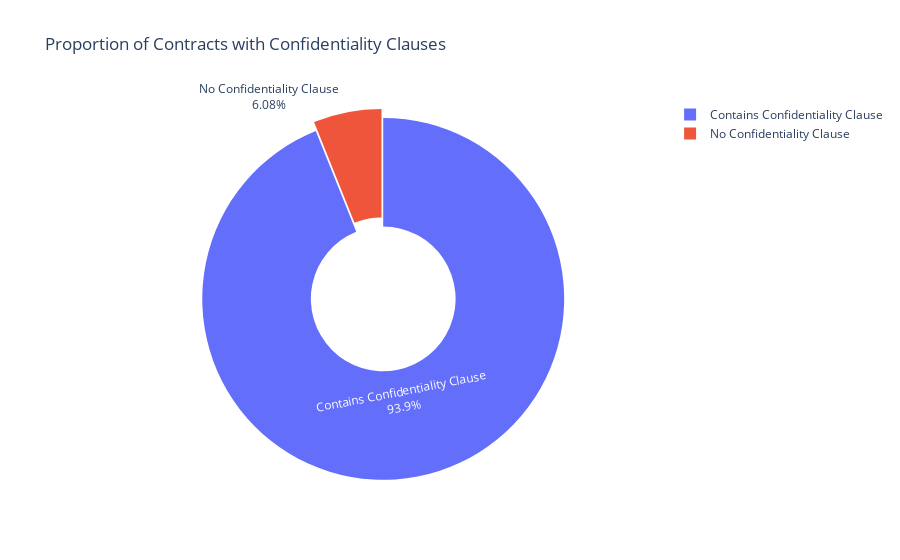

This figure's notebook cell:
### Markdown cell above
This donut chart reveals the proportion of contracts with explicit confidentiality clauses—a critical metric for compliance and data governance.

### Code cell
# --- Query to count contracts by confidentiality status ---
q_confidential_sql = f"""
SELECT
  IsConfidential,
  COUNT(*) as contract_count
FROM `{dataset_ref}.{FINAL_TABLE_ID}`
WHERE IsConfidential IS NOT NULL
GROUP BY IsConfidential;
"""
df_confidential = bq_client.query(q_confidential_sql).to_dataframe()

# Map boolean to more descriptive labels for the chart
df_confidential['Label'] = df_confidential['IsConfidential'].map({True: 'Contains Confidentiality Clause', False: 'No Confidentiality Clause'})

# --- Create the donut chart ---
fig_confidential = px.pie(
    df_confidential,
    names='Label',
    values='contract_count',
    title='Proportion of Contracts with Confidentiality Clauses',
    hole=0.4, # This creates the donut shape
    color_discrete_map={
        'Contains Confidentiality Clause':'#636EFA',
        'No Confidentiality Clause':'#a9aef7'
    }
)

fig_confidential.update_traces(textinfo='percent+label', pull=[0, 0.05])
fig_confidential.show()

### Figure 1 — Plotly figure (JSON) as saved in the notebook; plotly's stock layout.template omitted (floating-point values rounded to 4 significant figures)
{"data": [{"domain": {"x": [0, 1], "y": [0, 1]}, "hole": 0.4, "hovertemplate": "Label=%{label}<br>contract_count=%{value}<extra></extra>", "labels": ["No Confidentiality Clause", "Contains Confidentiality Clause"], "legendgroup": "", "name": "", "pull": [0, 0.05], "showlegend": true, "textinfo": "percent+label", "type": "pie", "values": [31, 479]}], "layout": {"legend": {"tracegroupgap": 0}, "title": {"text": "Proportion of Contracts with Confidentiality Clauses"}}}
